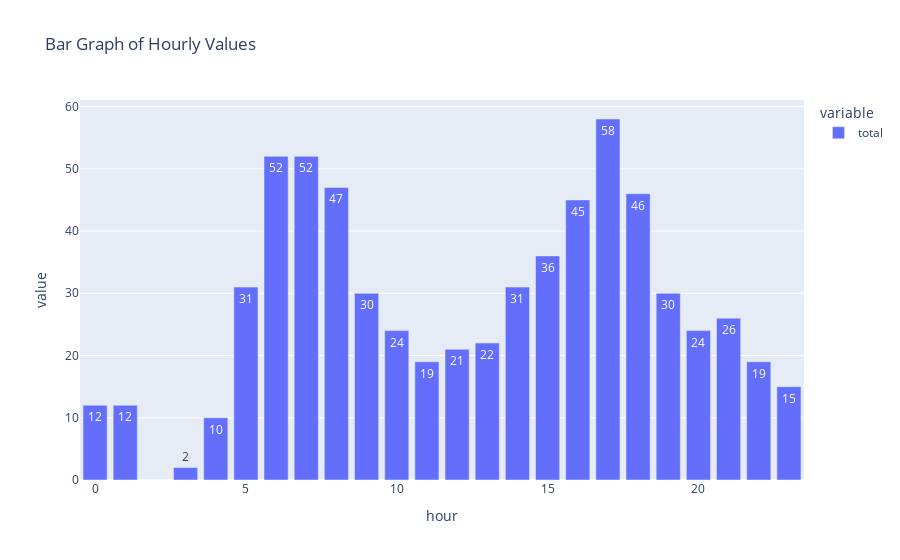

The cell this chart's notebook holds for it:
### Code cell
hourly_times
#  hourly_times[f'{timeA.hour}_{train["direction_id"]}']
hourly_times_df = pd.DataFrame(list(hourly_times.items()), columns=["hour", "value"])


# Split the lists in the 'value' column into separate columns
df_split = hourly_times_df["value"].apply(pd.Series)

# Rename the new columns
df_split.columns = ["value_0", "value_1"]

# Concatenate the new columns back with the 'hour' column
hourly_times_df = pd.concat([hourly_times_df["hour"], df_split], axis=1)


hourly_times_df["hour"] = hourly_times_df["hour"].astype(int)
hourly_times_df['total'] = hourly_times_df['value_0'] +  hourly_times_df['value_1']
hourly_times_df.sort_values(by='hour')
hourly_times_df = hourly_times_df.set_index("hour").reindex(range(24), fill_value=0).reset_index()
fig = px.bar(hourly_times_df, 
             x="hour", 
             y=["total"],
              title="Bar Graph of Hourly Values",
              text_auto=True,
              barmode="group")

# # Show the figure
fig.show()

### Figure 1 — Plotly figure (JSON) as saved in the notebook; plotly's stock layout.template omitted (floating-point values rounded to 4 significant figures)
{"data": [{"alignmentgroup": "True", "hovertemplate": "variable=total<br>hour=%{x}<br>value=%{y}<extra></extra>", "legendgroup": "total", "marker": {"color": "#636efa", "pattern": {"shape": ""}}, "name": "total", "offsetgroup": "total", "orientation": "v", "showlegend": true, "textposition": "auto", "texttemplate": "%{y}", "type": "bar", "x": [0, 1, 2, 3, 4, 5, 6, 7, 8, 9, 10, 11, 12, 13, 14, 15, 16, 17, 18, 19, 20, 21, 22, 23], "xaxis": "x", "y": [12, 12, 0, 2, 10, 31, 52, 52, 47, 30, 24, 19, 21, 22, 31, 36, 45, 58, 46, 30, 24, 26, 19, 15], "yaxis": "y"}], "layout": {"barmode": "group", "legend": {"title": {"text": "variable"}, "tracegroupgap": 0}, "title": {"text": "Bar Graph of Hourly Values"}, "xaxis": {"anchor": "y", "domain": [0, 1], "title": {"text": "hour"}}, "yaxis": {"anchor": "x", "domain": [0, 1], "title": {"text": "value"}}}}
